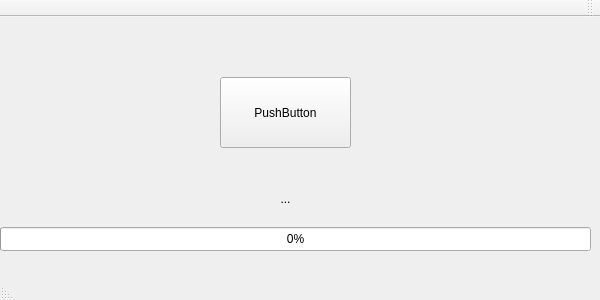
<?xml version="1.0" encoding="UTF-8"?>
<ui version="4.0">
 <class>QtProgressTestClass</class>
 <widget class="QMainWindow" name="QtProgressTestClass">
  <property name="geometry">
   <rect>
    <x>0</x>
    <y>0</y>
    <width>600</width>
    <height>300</height>
   </rect>
  </property>
  <property name="minimumSize">
   <size>
    <width>600</width>
    <height>300</height>
   </size>
  </property>
  <property name="maximumSize">
   <size>
    <width>600</width>
    <height>300</height>
   </size>
  </property>
  <property name="windowTitle">
   <string>QtProgressTest</string>
  </property>
  <property name="layoutDirection">
   <enum>Qt::RightToLeft</enum>
  </property>
  <widget class="QWidget" name="centralWidget">
   <widget class="QProgressBar" name="progressBar">
    <property name="geometry">
     <rect>
      <x>0</x>
      <y>210</y>
      <width>591</width>
      <height>24</height>
     </rect>
    </property>
    <property name="layoutDirection">
     <enum>Qt::LeftToRight</enum>
    </property>
    <property name="value">
     <number>0</number>
    </property>
   </widget>
   <widget class="QPushButton" name="pushButton">
    <property name="geometry">
     <rect>
      <x>220</x>
      <y>60</y>
      <width>131</width>
      <height>71</height>
     </rect>
    </property>
    <property name="text">
     <string>PushButton</string>
    </property>
   </widget>
   <widget class="QLabel" name="label">
    <property name="geometry">
     <rect>
      <x>230</x>
      <y>170</y>
      <width>111</width>
      <height>24</height>
     </rect>
    </property>
    <property name="layoutDirection">
     <enum>Qt::LeftToRight</enum>
    </property>
    <property name="text">
     <string>...</string>
    </property>
    <property name="alignment">
     <set>Qt::AlignCenter</set>
    </property>
   </widget>
  </widget>
  <widget class="QMenuBar" name="menuBar">
   <property name="geometry">
    <rect>
     <x>0</x>
     <y>0</y>
     <width>600</width>
     <height>26</height>
    </rect>
   </property>
  </widget>
  <widget class="QToolBar" name="mainToolBar">
   <attribute name="toolBarArea">
    <enum>TopToolBarArea</enum>
   </attribute>
   <attribute name="toolBarBreak">
    <bool>false</bool>
   </attribute>
  </widget>
  <widget class="QStatusBar" name="statusBar"/>
 </widget>
 <layoutdefault spacing="6" margin="11"/>
 <resources>
  <include location="QtProgressTest.qrc"/>
 </resources>
 <connections/>
</ui>
